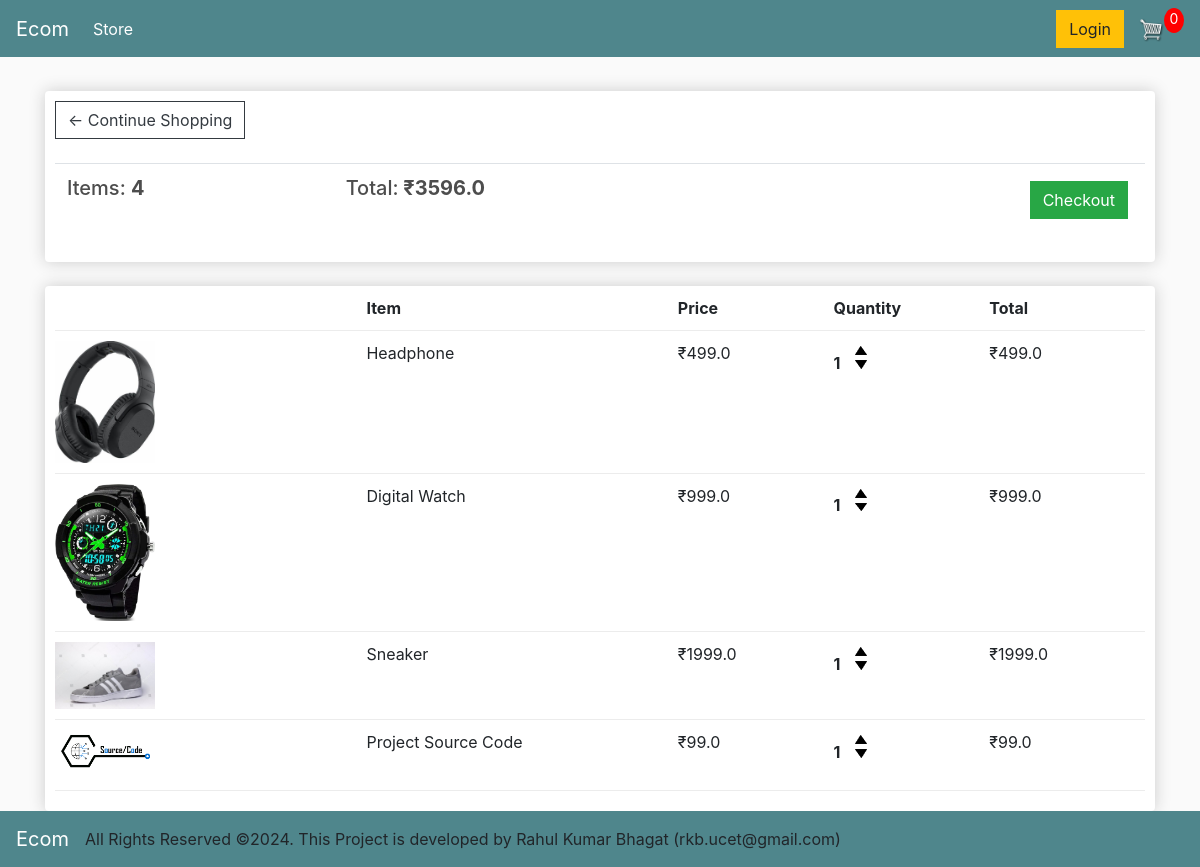
The app's page /cart/ (signed in) with its own data.
### store/models.py (models this page shows, shortened)
class Order(models.Model):
    customer = models.ForeignKey(Customer, on_delete=models.SET_NULL, blank=True, null=True)
    date_ordered = models.DateTimeField(auto_now_add=True)
    complete = models.BooleanField(default=False, null=True, blank=True)
    transaction_id = models.CharField(max_length=255, null=True)
    @property
    def get_cart_total(self):
        orderitems = self.orderitem_set.all()
        total = sum([item.get_total for item in orderitems])
        return total
    @property
    def get_cart_items(self):
        orderitems = self.orderitem_set.all()
        total = sum([item.quantity for item in orderitems])
        return total

class OrderItem(models.Model):
    product = models.ForeignKey(Product,on_delete=models.SET_NULL, blank=True, null=True)
    order = models.ForeignKey(Order, on_delete=models.SET_NULL, blank=True, null=True)
    quantity = models.IntegerField(default=0, null=True, blank=True)
    date_added = models.DateTimeField(auto_now_add=True)
    @property
    def get_total(self):
        total = self.product.price * self.quantity
        return total

class Product(models.Model):
    name = models.CharField(max_length=255, null=True)
    price = models.FloatField()
    digital = models.BooleanField(default=False, null=True, blank=False)
    image = models.ImageField(null=True, blank=True)
    @property
    def imageURL(self):
        try:
            url = self.image.url
        except:
            url = ''
        return url

### store/views.py (the view)
# urls.py: path('cart/', views.cart, name='cart'),
def cart(request):
    if request.user.is_authenticated:
        customer = request.user.customer
        order, created = Order.objects.get_or_create(customer=customer, complete=False)
        items = order.orderitem_set.all()
    else:
        items = []
        order = {'get_cart_total':0, 'get_cart_items':0}
    context = {'items': items, 'order': order}
    return render(request, 'store/Cart.html', context)

### store/templates/store/Cart.html
{% extends 'store/Main.html' %}
{% load static %}
{% block content %}
<div class="row">
	<div class="col-lg-12">
		<div class="box-element">
            <a  class="btn btn-outline-dark" href="{% url 'store' %}">&#x2190; Continue Shopping</a>
            <br>
	        <br>
            <table class="table">
                <tr>
                    <th><h5>Items: <strong>{{ order.get_cart_items }}</strong></h5></th>
                    <th><h5>Total:<strong> ₹{{ order.get_cart_total }}</strong></h5></th>
                    <th>
                        <a  style="float:right; margin:5px;" class="btn btn-success" href="{% url 'checkout' %}">Checkout</a>
                    </th>
                </tr>
            </table>
		</div>
		<br>
		<div class="box-element">
            <div class="cart-row">
                <div style="flex:2"></div>
                <div style="flex:2"><strong>Item</strong></div>
                <div style="flex:1"><strong>Price</strong></div>
                <div style="flex:1"><strong>Quantity</strong></div>
                <div style="flex:1"><strong>Total</strong></div>
            </div>
            {% for item in items %}
            <div class="cart-row">
                <div style="flex:2"><img class="row-image" src="{{ item.product.imageURL }}"></div>
                <div style="flex:2"><p>{{ item.product.name }}</p></div>
                <div style="flex:1"><p>₹{{item.product.price}}</p></div>
                <div style="flex:1">
                    <p class="quantity">{{ item.quantity }}</p>
                    <div class="quantity">
                        <img class="chg-quantity" src="{% static  'images/up.png' %}">
                        <img class="chg-quantity" src="{% static  'images/down.png' %}">
                    </div>
                </div>
                <div style="flex:1"><p>₹{{ item.get_total}}</p></div>
            </div>
            {% endfor %}
		</div>
	</div>
</div>
{% endblock content %}

### static/css/main.css (style rules this page uses)
body { background-color: hsl(0, 0%, 98%); }
h1,h2,h3,h4,h5,h6 { color:hsl(0, 0%, 30%); }
.box-element { box-shadow:hsl(0, 0%, 80%) 0 0 16px; background-color: #fff; border-radius: 4px; padding: 10px; }
.col-lg-4, .col-lg-6, .col-lg-8, .col-lg-12 { margin-top: 10px; }
.btn { border-radius: 0; }
.row-image { width: 100px; }
.cart-row { display: flex; align-items: flex-stretch; padding-bottom: 10px; margin-bottom: 10px; border-bottom: 1px solid #ececec; }
.quantity { display: inline-block; font-weight: 700; padding-right:10px; }
.chg-quantity { width: 12px; cursor: pointer; display: block; margin-top: 5px; transition:.1s; }

### records on screen
Order: get_cart_items "4", get_cart_total "3596.0"
OrderItem: product.imageURL (picture), product.name "Headphone", product.price "499.0", quantity "1", get_total "499.0"
OrderItem: product.imageURL (picture), product.name "Digital Watch", product.price "999.0", quantity "1", get_total "999.0"
OrderItem: product.imageURL (picture), product.name "Sneaker", product.price "1999.0", quantity "1", get_total "1999.0"
OrderItem: product.imageURL (picture), product.name "Project Source Code", product.price "99.0", quantity "1", get_total "99.0"
